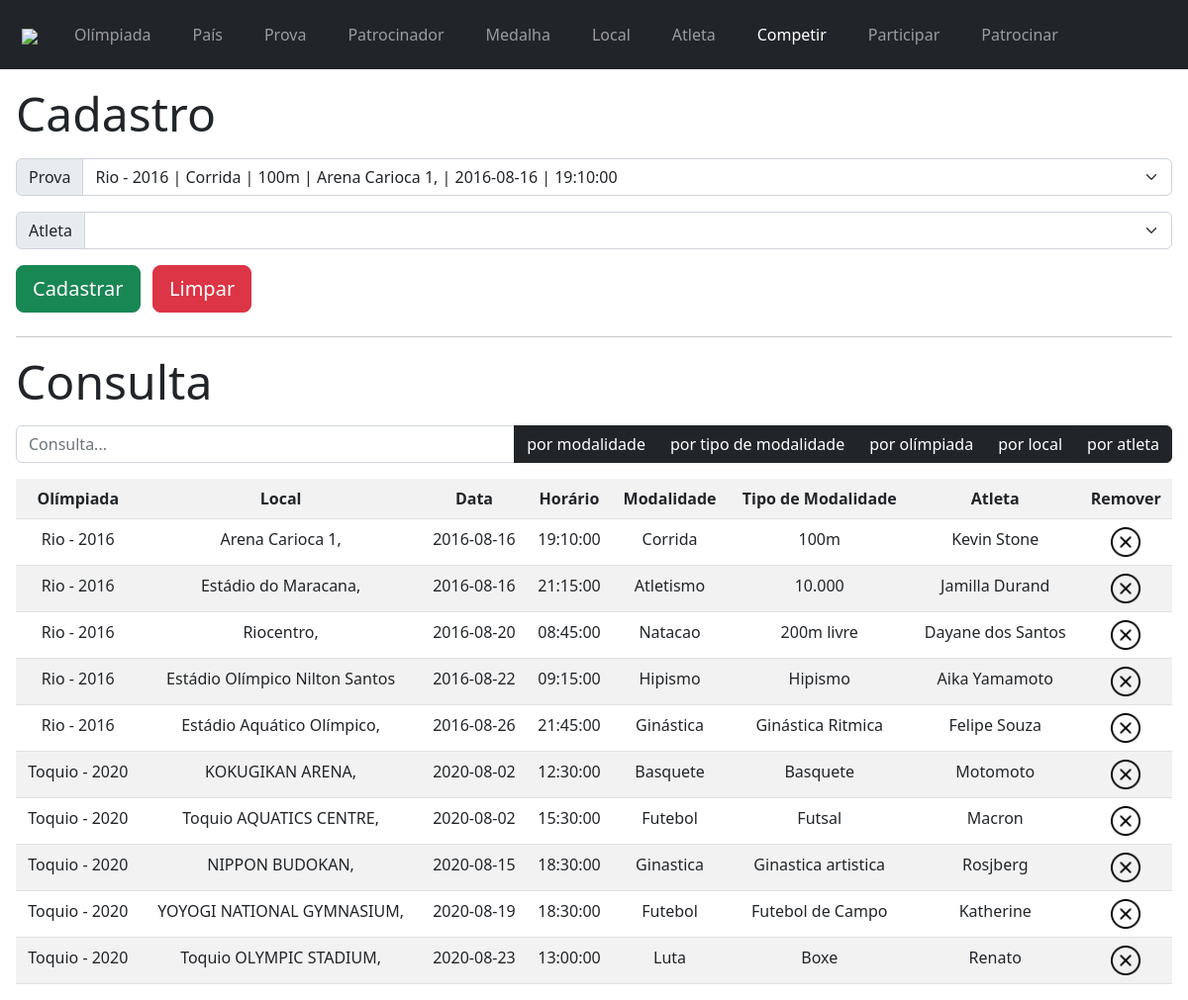
The app's page /competir/competir.php with its own data.
### tables this page shows
CREATE TABLE `olimpiada` (
  `nome` varchar(30) NOT NULL,
  `data_inicio` date NOT NULL,
  `data_termino` date NOT NULL,
  `primeiro` varchar(3) DEFAULT NULL,
  `segundo` varchar(3) DEFAULT NULL,
  `terceiro` varchar(3) DEFAULT NULL,
  `ano` int(4) NOT NULL,
  `pais_codigo` varchar(3) NOT NULL,
  `qtdPaises` int(11) NOT NULL DEFAULT 0
);

CREATE TABLE `local` (
  `capacidade` int(11) NOT NULL,
  `endereco` varchar(30) NOT NULL,
  `nome` varchar(30) NOT NULL,
  `pais_codigo` varchar(3) NOT NULL,
  `codigo` int(11) NOT NULL
);

CREATE TABLE `prova` (
  `modalidade` varchar(30) NOT NULL,
  `emEquipe` tinyint(1) NOT NULL,
  `tipoModalidade` varchar(30) NOT NULL,
  `data` date NOT NULL,
  `horario` time NOT NULL,
  `olimpiada_nome` varchar(30) NOT NULL,
  `local_codigo` int(11) NOT NULL
);

CREATE TABLE `atleta` (
  `idAtleta` int(11) NOT NULL,
  `idade` int(11) NOT NULL,
  `sexo` varchar(1) NOT NULL,
  `altura` decimal(10,2) NOT NULL,
  `peso` decimal(10,2) NOT NULL,
  `modalidade` varchar(30) NOT NULL,
  `pais_codigo` varchar(3) NOT NULL,
  `nome` varchar(30) NOT NULL
);

### competir/competir.php (the view, shortened to what this page needs)
<?php
$conexao = mysqli_connect("localhost", "root", "", "olimpiada");
$comandoProva = "SELECT prova.olimpiada_nome AS olimpiadaNome, olimpiada.ano AS olimpiadaAno, prova.local_codigo AS localCodigo, local.nome AS localNome, prova.data, prova.horario, modalidade, tipoModalidade FROM prova
                 INNER JOIN olimpiada ON prova.olimpiada_nome = olimpiada.nome INNER JOIN local ON prova.local_codigo = local.codigo";
$resultadoProva = mysqli_query($conexao, $comandoProva);
?>
<!DOCTYPE html>
<head>
    <link href="https://cdn.jsdelivr.net/npm/bootstrap@5.2.0/dist/css/bootstrap.min.css" rel="stylesheet">
</head>
<body style="width: 100%">
    <nav class="navbar navbar-expand-lg navbar-dark bg-dark">
        <div class="container-fluid">
            <a class="navbar-brand" style="margin-left: 10px" href="../index.php"><img src="../img/olympic.png" width="50px"></a>
            <div class="collapse navbar-collapse" id="navbarSupportedContent">
                <ul class="navbar-nav me-auto mb-2 mb-lg-0">
                    <li class="nav-item btn">
                        <a class="nav-link" href="../olimpiada/olimpiada.php">Olímpiada</a>
                    </li>
                    <li class="nav-item btn">
                        <a class="nav-link" href="../pais/pais.php">País</a>
                    </li>
                    <li class="nav-item btn">
                        <a class="nav-link" href="../prova/prova.php">Prova</a>
                    </li>
                    <li class="nav-item btn">
                        <a class="nav-link" href="../patrocinador/patrocinador.php">Patrocinador</a>
                    </li>
                    <li class="nav-item btn">
                        <a class="nav-link" href="../medalha/medalha.php">Medalha</a>
                    </li>
                    <li class="nav-item btn">
                        <a class="nav-link" href="../local/local.php">Local</a>
                    </li>
                    <li class="nav-item btn">
                        <a class="nav-link" href="../atleta/atleta.php">Atleta</a>
                    </li>
                    <li class="nav-item btn">
                        <a class="nav-link active" href="../competir/competir.php">Competir</a>
                    </li>
                    <li class="nav-item btn">
                        <a class="nav-link" href="../participar/participar.php">Participar</a>
                    </li>
                    <li class="nav-item btn">
                        <a class="nav-link" href="../patrocinar/patrocinar.php">Patrocinar</a>
                    </li>
                </ul>
            </div>
        </div>
    </nav>
    <div class="m-3">
        <h3 class="display-5 mb-3 mt-2"> Cadastro </h3>
        <form action="bd/cadastro.php" method="POST">
            <div class="input-group mb-3">
                <label class="input-group-text">Prova</label>
                <select class="form-select" name="prova" id="selectOlimpiada">
                    <?php
                    while ($tuplaProva = mysqli_fetch_assoc($resultadoProva)) {
                        echo "<option value='" . $tuplaProva['data'] . "/" . $tuplaProva['horario'] . "/" . $tuplaProva['olimpiadaNome'] . "/" . $tuplaProva['localCodigo'] . "'>
                        " . $tuplaProva['olimpiadaNome'] . " - " . $tuplaProva['olimpiadaAno'] . " | " . $tuplaProva['modalidade'] . " | " . $tuplaProva['tipoModalidade'] .
                            " | " . $tuplaProva['localNome'] . " | " . $tuplaProva['data'] . " | " . $tuplaProva['horario'] . "</option>";
                    }
                    ?>
                </select>
            </div>
            <div class="input-group mb-3">
                <label class="input-group-text">Atleta</label>
                <select class="form-select" name="atleta" id="selectAtleta"> </select>
            </div>
            <input type="submit" value="Cadastrar" class="btn btn-success btn-lg btn-block"> &nbsp;
            <input type="reset" value="Limpar" class="btn btn-danger btn-lg btn-block">
        </form>
        <hr class="mt-4">
        <h3 class="display-5 mb-3"> Consulta </h3>
        <div class="input-group mb-3">
            <input type="text" class="form-control" id="textoConsulta" placeholder="Consulta...">
            <button class="btn btn-dark" type="button" id="botaoModalidade">por modalidade</button>
            <button class="btn btn-dark" type="button" id="botaoTipoModalidade">por tipo de modalidade</button>
            <button class="btn btn-dark" type="button" id="botaoOlimpiada">por olímpiada</button>
            <button class="btn btn-dark" type="button" id="botaoLocal">por local</button>
            <button class="btn btn-dark" type="button" id="botaoAtleta">por atleta</button>
        </div>
        <table class="table table-striped" id="tabelaConteudo">
            <?php include 'bd/consulta.php' ?>
        </table>
    </div>
</body>
</html>

### competir/bd/consulta.php (shortened to what this page needs)
<?php
$conexao = mysqli_connect("localhost", "root", "", "olimpiada");
$comando = "SELECT olimpiada.nome AS olimpiadaNome, olimpiada.ano AS olimpiadaAno, local.nome AS localNome, local.codigo AS localCodigo, prova.data AS dataProva, prova.horario AS horarioProva, prova.modalidade AS modalidadeProva, prova.tipoModalidade AS tipoModalidadeProva, atleta.nome AS nomeAtleta, atleta.idAtleta AS IDAtleta
            FROM competir INNER JOIN prova ON competir.prova_data = prova.data AND competir.prova_horario = prova.horario AND competir.local_codigo = prova.local_codigo AND competir.olimpiada_nome = prova.olimpiada_nome
            INNER JOIN atleta ON competir.atleta_idAtleta = atleta.idAtleta
            INNER JOIN olimpiada ON prova.olimpiada_nome = olimpiada.nome
            INNER JOIN local ON prova.local_codigo = local.codigo";
$resultado = mysqli_query($conexao, $comando);
echo "<tr>
        <th> Olímpiada </th>
        <th> Local </th>
        <th> Data </th>
        <th> Horário </th>
        <th> Modalidade </th>
        <th> Tipo de Modalidade </th>
        <th> Atleta </th>
        <th> Remover </th>
      </tr>";
while ($tupla = mysqli_fetch_assoc($resultado)) {
    echo "<tr>
          <td class='alinhar'> " . $tupla['olimpiadaNome'] . " - " . $tupla['olimpiadaAno'] . " </td>
          <td class='alinhar'> " . $tupla['localNome'] . " </td>
          <td class='alinhar'> " . $tupla['dataProva'] . " </td>
          <td class='alinhar'> " . $tupla['horarioProva'] . " </td>
          <td class='alinhar'> " . $tupla['modalidadeProva'] . " </td>
          <td class='alinhar'> " . $tupla['tipoModalidadeProva'] . " </td>
          <td class='alinhar'> " . $tupla['nomeAtleta'] . " </td>
          <td> <a href='bd/remocao.php?idRe=" . $tupla['dataProva'] . "/" . $tupla['horarioProva'] . "/" . $tupla['olimpiadaNome'] . "/" . $tupla['localCodigo']  . "/" . $tupla['IDAtleta'] . "'><img src='../img/remove.png' width='30px' style='display: block; margin: auto;'></a> </td>
          </tr>";
}

### competir/competir.php (style rules this page uses)
th { text-align: center; vertical-align: middle, }
td.alinhar { text-align: center; vertical-align: middle, }

### records on screen
olimpiada: nome "Rio", ano "2016", local.nome "Arena Carioca 1,", prova.data "2016-08-16", prova.horario "19:10:00", prova.modalidade "Corrida", prova.tipoModalidade "100m", atleta.nome "Kevin Stone", local.nome "Estádio do Maracana,", prova.horario "21:15:00", prova.modalidade "Atletismo", prova.tipoModalidade "10.000", atleta.nome "Jamilla Durand", local.nome "Riocentro,", prova.data "2016-08-20", prova.horario "08:45:00", prova.modalidade "Natacao", prova.tipoModalidade "200m livre", atleta.nome "Dayane dos Santos", local.nome "Estádio Olímpico Nilton Santos", prova.data "2016-08-22", prova.horario "09:15:00", prova.modalidade "Hipismo", prova.tipoModalidade "Hipismo", atleta.nome "Aika Yamamoto", local.nome "Estádio Aquático Olímpico,", prova.data "2016-08-26", prova.horario "21:45:00", prova.modalidade "Ginástica", prova.tipoModalidade "Ginástica Ritmica", atleta.nome "Felipe Souza"
olimpiada: nome "Toquio", ano "2020", local.nome "KOKUGIKAN ARENA,", prova.data "2020-08-02", prova.horario "12:30:00", prova.modalidade "Basquete", prova.tipoModalidade "Basquete", atleta.nome "Motomoto", local.nome "Toquio AQUATICS CENTRE,", prova.horario "15:30:00", prova.modalidade "Futebol", prova.tipoModalidade "Futsal", atleta.nome "Macron", local.nome "NIPPON BUDOKAN,", prova.data "2020-08-15", prova.horario "18:30:00", prova.modalidade "Ginastica", prova.tipoModalidade "Ginastica artistica", atleta.nome "Rosjberg", local.nome "YOYOGI NATIONAL GYMNASIUM,", prova.data "2020-08-19", prova.tipoModalidade "Futebol de Campo", atleta.nome "Katherine", local.nome "Toquio OLYMPIC STADIUM,", prova.data "2020-08-23", prova.horario "13:00:00", prova.modalidade "Luta", prova.tipoModalidade "Boxe", atleta.nome "Renato"

### other values on screen
form field prova "Rio - 2016 | Corrida | 100m | Arena Carioca 1, | 2016-08-16 | 19:10:00"
